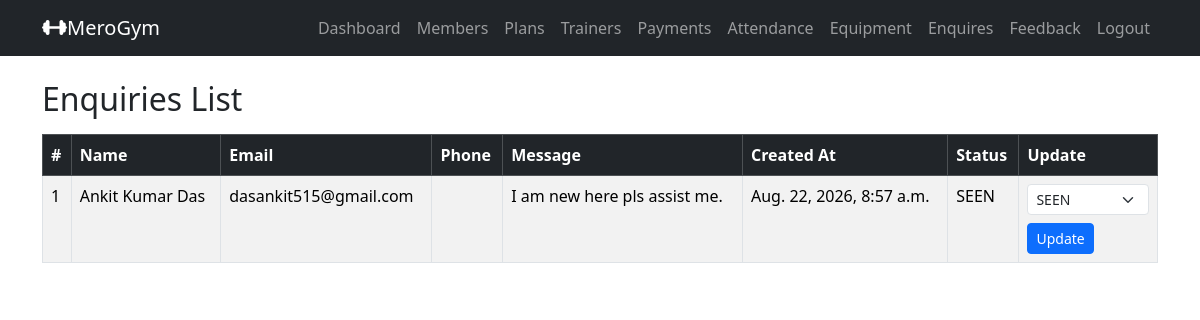
Page /admin_enquiries_list/ (signed in) on the committed database.
### gymapp/models.py (models this page shows, shortened)
class Enquiry(models.Model):
    ENUIQRY_STATUS_CHOICES = (
        ('NEW', 'New'),
        ('SEEN', 'Seen'),
        ('RESOLVED', 'Resolved')
    )
    name = models.CharField(max_length=100)
    email = models.EmailField()
    mobile = models.CharField(max_length=15)
    message = models.TextField()
    created_at = models.DateTimeField(auto_now_add=True)
    status = models.CharField(max_length=20, choices=ENUIQRY_STATUS_CHOICES, default='NEW')

### gymapp/views.py (the view)
    def wrapper(request, *args, **kwargs):
        if not request.user.is_authenticated or getattr(request.user, 'role', None) != 'ADMIN':
            messages.error(request, 'You must be logged in as an admin to access this page.')
            return redirect('admin_login')  # Redirect to the admin login page
        return view_func(request, *args, **kwargs)

### gymapp/views.py (called while the page is built)
def admin_required(view_func):
    def wrapper(request, *args, **kwargs):
        if not request.user.is_authenticated or getattr(request.user, 'role', None) != 'ADMIN':
            messages.error(request, 'You must be logged in as an admin to access this page.')
            return redirect('admin_login')  # Redirect to the admin login page
        return view_func(request, *args, **kwargs)
    return wrapper

@admin_required
def admin_enquiries_list(request):
    enquiries = Enquiry.objects.all().order_by('-created_at')
    return render(request, 'admin_enquiries_list.html', {'enquiries': enquiries})

### gymapp/templates/admin_enquiries_list.html (shortened to what this page needs)
{% extends 'base.html' %}
{% block content %}
    <h2 class="mb-3">Enquiries List</h2>
<table class="table table-bordered table-striped">
    <thead class="table-dark">
        <tr>
            <th>#</th>
            <th>Name</th>
            <th>Email</th>
            <th>Phone</th>
            <th>Message</th>
            <th>Created At</th>
            <th>Status</th>
            <th>Update</th>
        </tr>
    </thead>
    <tbody>
        {% for enquiry in enquiries %}
        <tr>
            <td>{{ forloop.counter }}</td>
            <td>{{ enquiry.name }}</td>
            <td>{{ enquiry.email }}</td>
            <td>{{ enquiry.phone }}</td>
            <td style="max-width: 250px;">{{ enquiry.message }}</td>
            <td>{{ enquiry.created_at }}</td>
            <td>{{ enquiry.status }}</td>
            <td>
                <form method="post" action="{% url 'admin_enquiry_update_status' enquiry.id %}">
                    <select name="status" class="form-select form-select-sm mb-2">
                        <option value="SEEN" {% if enquiry.status == 'SEEN' %}selected{% endif %}>SEEN</option>
                    </select>
                    <button type="submit" class="btn btn-sm btn-primary">Update</button>
                </form>
            </td>
        </tr>
        {% empty %}
        <tr>
            <td colspan="8" class="text-center">No enquiries available.</td>
        </tr>
        {% endfor %}
</table>
{% endblock %}

### rows in the picture
Enquiry: name "Ankit Kumar Das", email "dasankit515@gmail.com", message "I am new here pls assist me.", created_at "Aug. 22, 2026, 8:57 a.m.", status "SEEN"
